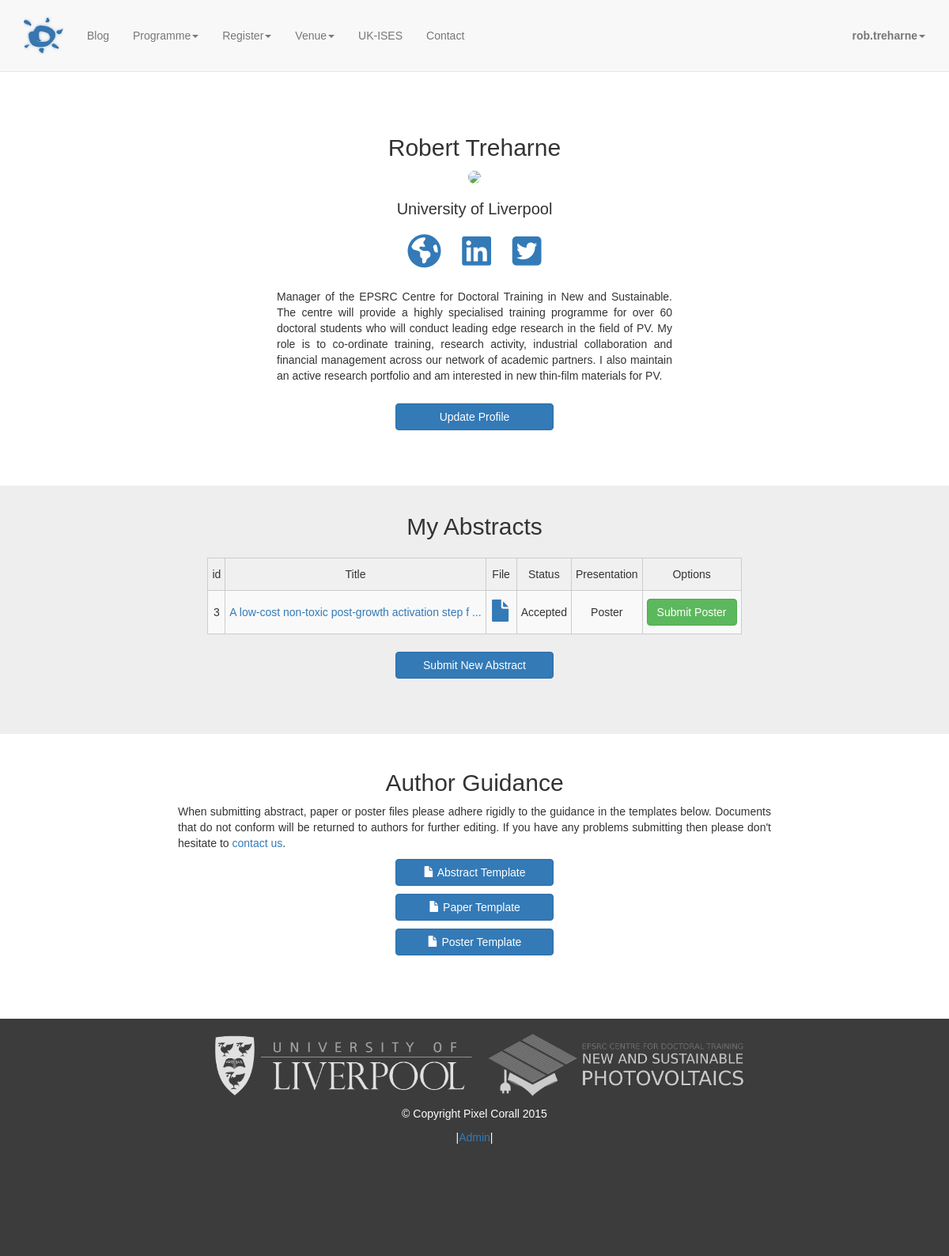
The page /authors/dashboard/ (signed in) on the database as committed earlier.
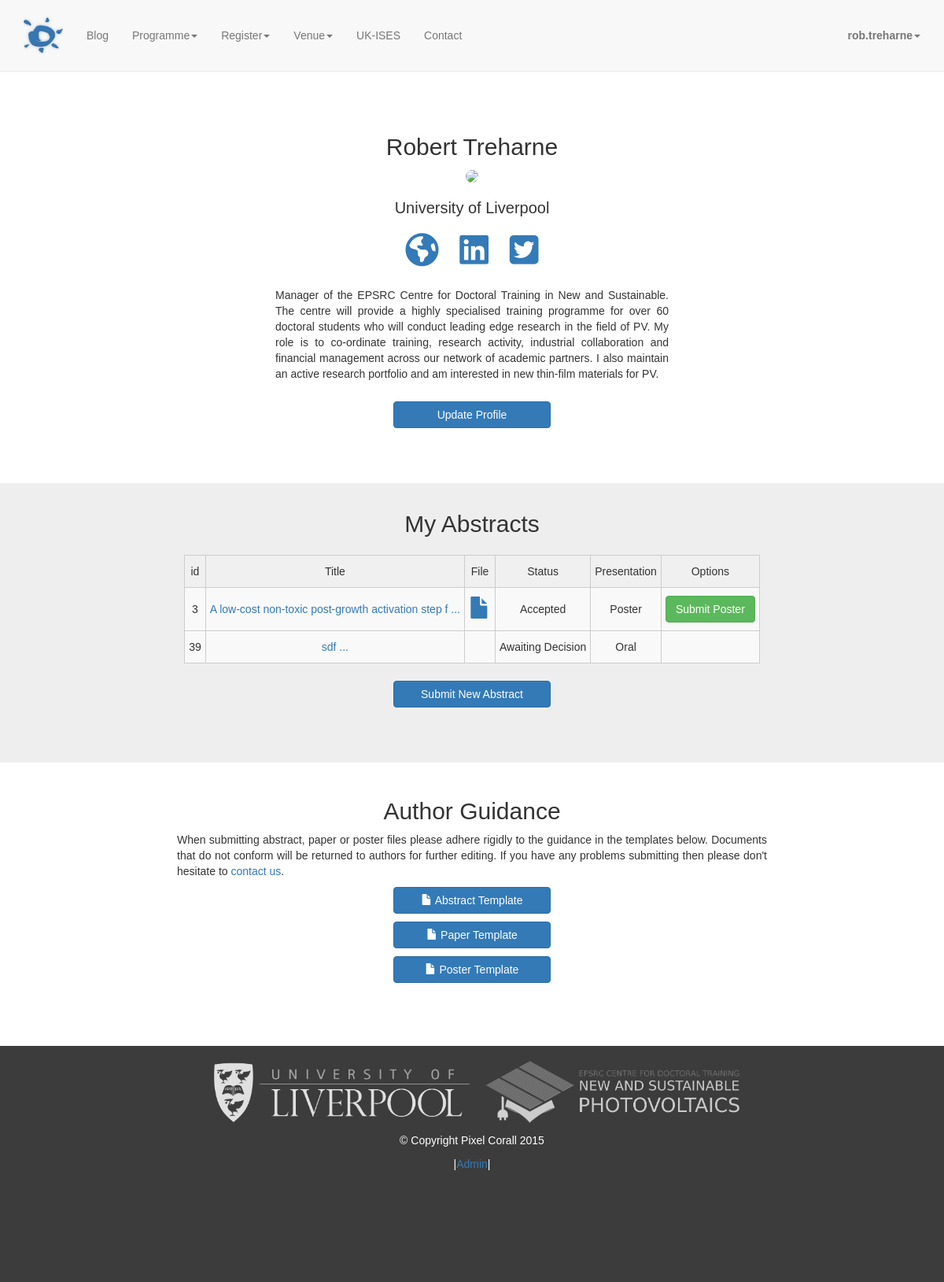
The same page on the database as committed later.
### authors/models.py (models this page shows, shortened)
class Abstract(models.Model):
    author = models.ForeignKey(UserProfile)
    title = models.CharField(max_length=1000)
    abstract = models.TextField(max_length=5000)
    upload = models.FileField(upload_to='abstract_uploads', blank=True)
    theme = models.ManyToManyField(Theme)
    unique_id = models.CharField(max_length=11,null=True, blank=True, unique=True)
    DELIVERY_CHOICE = (('Oral', 'Oral'), ('Poster', 'Poster'))
    delivery = models.CharField(max_length=6, choices=DELIVERY_CHOICE, default='Oral')
    STATUS = (('Awaiting Decision', 'Awaiting decision'), ('Accepted', 'Accept'), ('Rejected', 'Reject') )
    status = models.CharField(max_length=25, choices=STATUS, default='Awaiting Decision')
    date = models.DateTimeField(default=timezone.datetime.today())

### authors/views.py (the view)
@login_required
def dashboard(request):
    user = request.user
    profile = UserProfile.objects.get(user_id=user.id)
    abstracts = Abstract.objects.filter(author=profile)
    return render(request, 'dashboard.html', {'user':user, 'profile': profile, 'abstracts': abstracts})

### authors/templates/dashboard.html
{% extends 'base.html' %}
{% load thumbnail %}
{% block content %}
    <section id="register" class="dashboard-profile-section">
        <div class="container">
            <div class="row">
                <div class="col-lg-12">
					<h2>{{user.first_name}} {{user.last_name}}</h2>
					{% thumbnail profile.picture "150x150" crop="center" as im %}
					<img class="profile-pic-lg" src="{{im.url}}" name="{{user.first_name}} {{user.last_name}}">
					{% endthumbnail %}
					<h3>{{profile.affiliation}}</h3>
					<p>
						{% if profile.url %}
						<a href="{{profile.url}}" target="_blank"><i class="fa fa-globe fa-3x"></i></a>
						{% endif %}
						{% if profile.linkedin %}
						<a href="{{profile.linkedin}}" target="_blank"><i class="fa fa-linkedin-square fa-3x"></i></a>
						{% endif %}
						{% if profile.twitter %}
						<a href="{{profile.twitter}}" target="_blank"><i class="fa fa-twitter-square fa-3x"></i></a>
						{% endif %}
					</p>
					{% if profile.bio %}
					<p class="bio">{{profile.bio}}</p>
					{% endif %}
					<div class="col-lg-12 center">
						<a class="btn btn-primary page-scroll" href="{% url 'update_profile' %}">Update Profile</a>
					</div>
				</div>
			</div>
		</div>
	</section>
    <section id="abstracts" class="dashboard-abstract-section">
        <div class="container">
            <div class="row">
                <div class="col-lg-12">
					<h2>My Abstracts</h2>
					{% if abstracts %}
						<table class="tg">
						  <tr>
							<th class="tg-031e">id</th>
							<th class="tg-031e">Title</th>
							<th class="tg-031e">File</th>
							<th class="tg-031e">Status</th>
							<th class="tg-031e">Presentation</th>
							<th class="tg-031e">Options</th>
						  </tr>
						{% for abstract in abstracts %}
						  <tr>
							  <td class="tg-4eph">{{abstract.id}}</td>
							  <td class="tg-4eph"><a href="/programme/abstracts/{{abstract.id}}">{{abstract.title|slice:":50"}} ...</a></td>
							  <td class="tg-4eph">
								  {% if abstract.upload %}
								  <a href="/media/{{abstract.upload}}" target="_blank" >
									  <span class="glyphicon glyphicon-file"></span>
								  </a>
								  {% endif %}
							  </td>
							  <td class="tg-4eph">{{abstract.status}}</td>
							  <td class="tg-4eph">{{abstract.delivery}}</td>
							  <td class="tg-4eph">
								  {% if abstract.status == 'Accepted' %}
								      {% if abstract.delivery == 'Oral' %}
									  <a class="btn btn-success page-scroll" href="#">Submit Paper</a>
									  {% else %}
										  <a class="btn btn-success page-scroll" href="#">Submit Poster</a>
								      {% endif %}
								  {% endif %}
							  </td>
						  </tr>
						{% endfor %}
						</table>
					{% else %}
					    <p>No abstracts submitted<p>
				    {% endif %}
					<div class="col-lg-12 center">
						<a class="btn btn-primary page-scroll" href="{% url 'submit_abstract' %}">Submit New Abstract</a>
					</div>
                </div>
            </div>
		</div>
    </section>
    <section id="register" class="white-section">
        <div class="container">
            <div class="row center">
                <div class="col-lg-8 col-sm-offset-2">
					<h2 class="center">Author Guidance</h2>
					<p class="justify">When submitting abstract, paper or poster files please adhere rigidly to the guidance in the templates below. Documents that do not conform will be returned to authors for further editing. If you have any problems submitting then please don't hesitate to <a href="/contact/">contact us</a>.</p>
					<p>
					<a type="button" class="btn btn-primary" href="/media/forms/abstract_template.docx">
						<span class="glyphicon glyphicon-file"></span> Abstract Template</span>
					</a>
		            </p>
					<p>
					<a type="button" class="btn btn-primary" href="/media/forms/paper_template.docx">
						<span class="glyphicon glyphicon-file"></span> Paper Template</span>
					</a>
					<p>
					<a type="button" class="btn btn-primary" href="/media/forms/poster_template.pptx">
						<span class="glyphicon glyphicon-file"></span> Poster Template</span>
					</a>
					</p>
				</div>
			</div>
		</div>
	</section>
{% endblock %}

Rows that differ between the two databases and show on the page:
added Abstract: id "39", title "sdf", status "Awaiting Decision", delivery "Oral"
